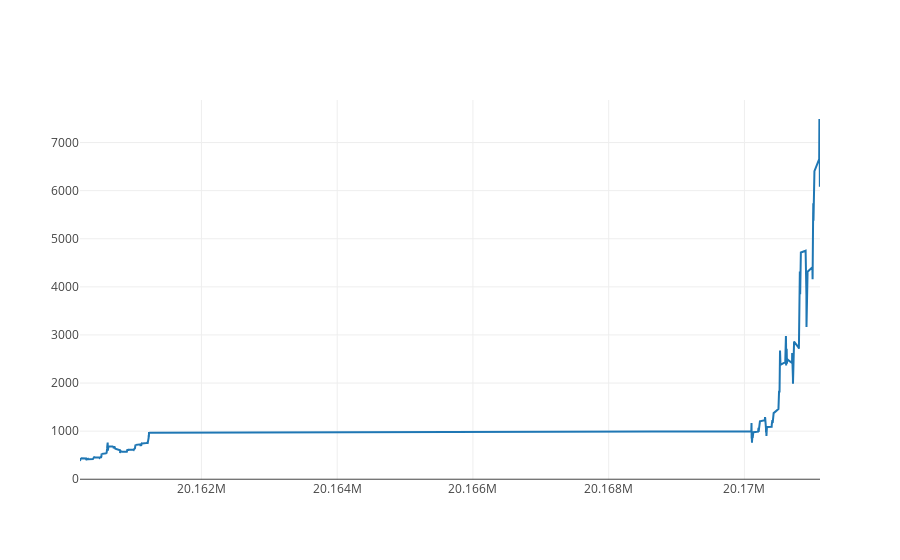

The cell this chart's notebook holds for it:
### Code cell
btc_trace = go.Scatter(x=data['Time'], y=data['Price'], name= 'Price')
py.iplot([btc_trace])

### Figure 1 — Plotly figure (JSON) as saved in the notebook; plotly's stock layout.template omitted (floating-point values rounded to 4 significant figures; data arrays with more than 128 entries replaced by an {"elided": "..."} marker saying what was removed)
{"data": [{"name": "Price", "type": "scatter", "uid": "20be618c-f370-4380-afc6-0af5622c0ff6", "x": {"elided": "641 int values"}, "y": {"elided": "641 float values"}}], "layout": {}}
